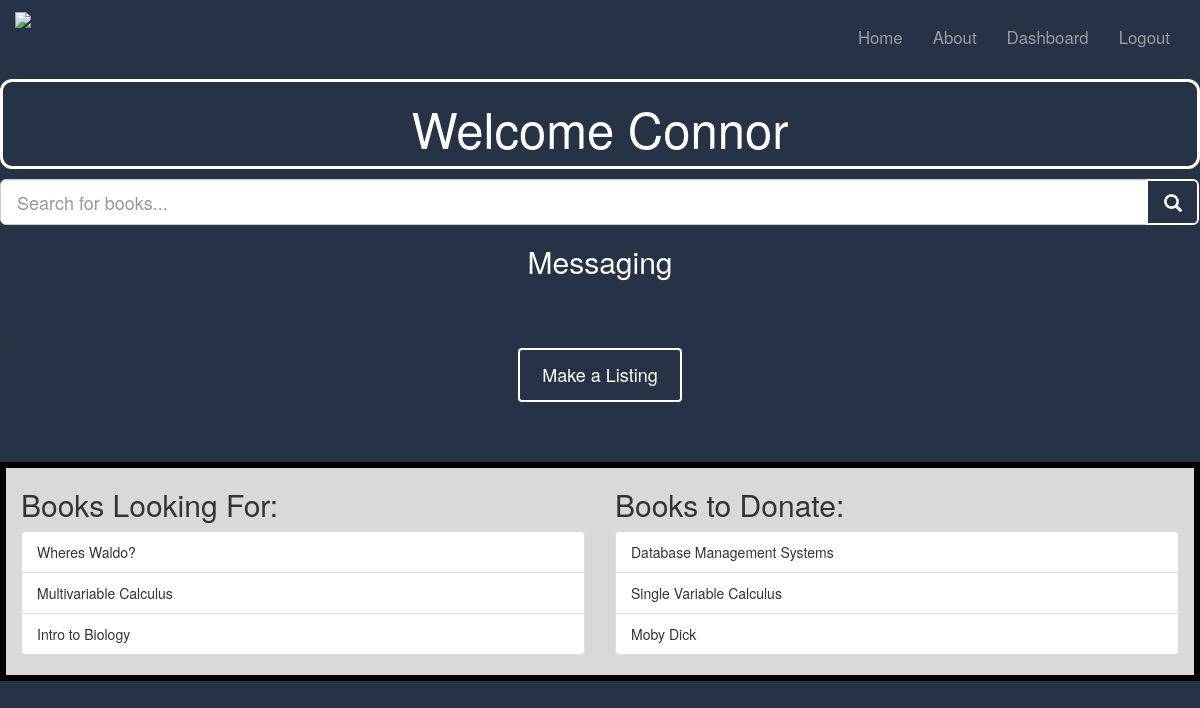
The app's page /dashboard/ (signed in) with its own data.
### home/models.py (models this page shows, shortened)
class Listing(models.Model):
    TYPES = (
        ('W', 'Want'),
        ('G', 'Give'),
    )
    sid = models.ForeignKey(Student, on_delete=models.CASCADE)
    bid = models.ForeignKey(Book, on_delete=models.CASCADE)
    type = models.CharField(max_length=1, choices=TYPES)
    date = models.DateField(auto_now_add=True)
    open = models.BooleanField(default=True)

class Book(models.Model):
    ISBN = models.IntegerField(default="")
    title = models.CharField(max_length=40, default="")
    def __str__(self):
        return self.title

### home/views.py (the view)
# urls.py: url(r'^dashboard/', views.dashboard, name='dashboard'),
def dashboard(request):
    listings = Listing.objects.all()
    return render(request, 'home/dashboard.html', {'listings': listings})

### templates/home/dashboard.html (shortened to what this page needs)
{% extends 'home/base.html' %}
{% block content %}
    <div class="container-fluid">
        <div class="row">
            <div class="col-md-12" style="color: #FFF; border: 3px solid white; border-radius: 12px; margin-bottom: 10px; text-align: center; ">
                <h2 style = "font-size: 350%">Welcome {{ request.user.first_name }}</h2>
            </div>
        </div>
    </div>
    <form id="searchform" action="{%  url 'home:booksearch' %}" method="get">
        <div class = "input-group input-group-lg">
        <input class="form-control" id="q" name="q" placeholder="Search for books...">
        <div class="input-group-btn">
            <button class="btn btn-primary btn-block" type="submit">
                <i class="glyphicon glyphicon-search"></i>
                </button>
            </div>
        </div>
    </form>
    <div class="container-fluid">
        <div  class="row">
            <div class="col-md-12" style ="color: #FFF">
                <h2 style = "text-align: center; "><a style = "color: #FFF" href="{% url 'postman:inbox' %}">Messaging</a></h2>
            </div>
          </div>
    </div>
    <br><br><<br>
    <div style = "text-align:center;">
    <a class="btn btn-primary" href="{% url 'home:add_book' %}" role="button">Make a Listing</a>
    </div>
    <br><br><br>
    <div class="container-fluid">
        <div class="row display-flex" style = "border: 6px solid black;">
            <div class="col-sm-6" style = "background-color: #d9d9d9">
                <h2>Books Looking For:</h2>
                <ul class="list-group">
                    {% for l in listings %}
                        {% if l.sid.user == user and l.type == 'W'%}
                            <li class="list-group-item">{{l.bid}}</li>
                        {% endif %}
                    {% endfor %}
                </ul>
            </div>
            <div class="col-sm-6" style = "background-color: #d9d9d9">
                <h2>Books to Donate:</h2>
                <ul class="list-group">
                    {% for l in listings %}
                        {% if l.sid.user == user and l.type == 'G'%}
                            <li class="list-group-item">{{l.bid}}</li>
                        {% endif %}
                    {% endfor %}
                </ul>
            </div>
        </div>
    </div>
{% endblock %}

### static/css/home.css (style rules this page uses)
body { background-color:#263245; }
.btn { font-size: 18px; color: #FFF; padding: 12px 22px; background:#263245; border: 2px solid #FFF; }

### records on screen
Listing: bid "Wheres Waldo?"
Listing: bid "Multivariable Calculus"
Listing: bid "Intro to Biology"
Listing: bid "Database Management Systems"
Listing: bid "Single Variable Calculus"
Listing: bid "Moby Dick"

### other values on screen
{{ request.user.first_name }} "Connor"
